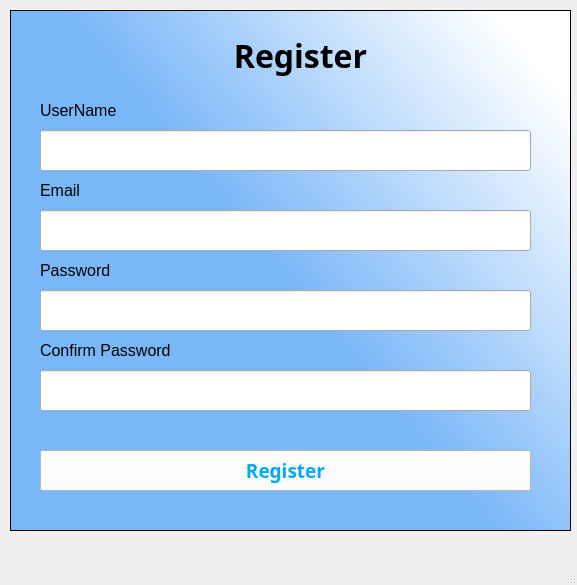
<?xml version="1.0" encoding="UTF-8"?>
<ui version="4.0">
 <class>MainWindow</class>
 <widget class="QMainWindow" name="MainWindow">
  <property name="geometry">
   <rect>
    <x>0</x>
    <y>0</y>
    <width>577</width>
    <height>585</height>
   </rect>
  </property>
  <property name="windowTitle">
   <string>MainWindow</string>
  </property>
  <widget class="QWidget" name="centralwidget">
   <widget class="QTableWidget" name="tableWidget">
    <property name="geometry">
     <rect>
      <x>10</x>
      <y>10</y>
      <width>561</width>
      <height>521</height>
     </rect>
    </property>
    <property name="styleSheet">
     <string notr="true">background-color: qlineargradient(spread:pad, x1:0.502488, y1:0.528, x2:1, y2:0.148, stop:0 rgba(116, 180, 249, 242), stop:0.970149 rgba(255, 255, 255, 255));

</string>
    </property>
   </widget>
   <widget class="QLabel" name="label">
    <property name="geometry">
     <rect>
      <x>180</x>
      <y>30</y>
      <width>241</width>
      <height>51</height>
     </rect>
    </property>
    <property name="font">
     <font>
      <family>Script MT Bold</family>
      <pointsize>24</pointsize>
      <weight>75</weight>
      <bold>true</bold>
     </font>
    </property>
    <property name="text">
     <string>&lt;html&gt;&lt;head/&gt;&lt;body&gt;&lt;p align=&quot;center&quot;&gt;Register&lt;/p&gt;&lt;/body&gt;&lt;/html&gt;</string>
    </property>
   </widget>
   <widget class="QPushButton" name="pushButtonRegister">
    <property name="geometry">
     <rect>
      <x>40</x>
      <y>450</y>
      <width>491</width>
      <height>41</height>
     </rect>
    </property>
    <property name="baseSize">
     <size>
      <width>0</width>
      <height>0</height>
     </size>
    </property>
    <property name="font">
     <font>
      <family>Segoe UI Semilight</family>
      <pointsize>14</pointsize>
      <weight>75</weight>
      <italic>false</italic>
      <bold>true</bold>
     </font>
    </property>
    <property name="styleSheet">
     <string notr="true">background-color: rgb(255, 255, 255);
color: rgb(0, 170, 255);</string>
    </property>
    <property name="text">
     <string>Register</string>
    </property>
    <property name="icon">
     <iconset>
      <normaloff>images/ic_signin.png</normaloff>images/ic_signin.png</iconset>
    </property>
    <property name="iconSize">
     <size>
      <width>40</width>
      <height>40</height>
     </size>
    </property>
   </widget>
   <widget class="QLabel" name="label_12">
    <property name="geometry">
     <rect>
      <x>40</x>
      <y>90</y>
      <width>141</width>
      <height>41</height>
     </rect>
    </property>
    <property name="font">
     <font>
      <pointsize>12</pointsize>
     </font>
    </property>
    <property name="text">
     <string>UserName</string>
    </property>
   </widget>
   <widget class="QLineEdit" name="lineEditUserName">
    <property name="geometry">
     <rect>
      <x>40</x>
      <y>130</y>
      <width>491</width>
      <height>41</height>
     </rect>
    </property>
    <property name="sizePolicy">
     <sizepolicy hsizetype="Expanding" vsizetype="Fixed">
      <horstretch>0</horstretch>
      <verstretch>0</verstretch>
     </sizepolicy>
    </property>
    <property name="font">
     <font>
      <stylestrategy>PreferDefault</stylestrategy>
     </font>
    </property>
    <property name="focusPolicy">
     <enum>Qt::StrongFocus</enum>
    </property>
    <property name="contextMenuPolicy">
     <enum>Qt::DefaultContextMenu</enum>
    </property>
    <property name="layoutDirection">
     <enum>Qt::LeftToRight</enum>
    </property>
    <property name="styleSheet">
     <string notr="true">color: rgb(0, 0, 0);</string>
    </property>
   </widget>
   <widget class="QLabel" name="label_19">
    <property name="geometry">
     <rect>
      <x>40</x>
      <y>250</y>
      <width>121</width>
      <height>41</height>
     </rect>
    </property>
    <property name="font">
     <font>
      <pointsize>12</pointsize>
     </font>
    </property>
    <property name="text">
     <string>Password</string>
    </property>
   </widget>
   <widget class="QLineEdit" name="lineEditPassword">
    <property name="geometry">
     <rect>
      <x>40</x>
      <y>290</y>
      <width>491</width>
      <height>41</height>
     </rect>
    </property>
    <property name="focusPolicy">
     <enum>Qt::StrongFocus</enum>
    </property>
    <property name="echoMode">
     <enum>QLineEdit::Password</enum>
    </property>
   </widget>
   <widget class="QLabel" name="label_13">
    <property name="geometry">
     <rect>
      <x>40</x>
      <y>170</y>
      <width>141</width>
      <height>41</height>
     </rect>
    </property>
    <property name="font">
     <font>
      <pointsize>12</pointsize>
     </font>
    </property>
    <property name="text">
     <string>Email</string>
    </property>
   </widget>
   <widget class="QLineEdit" name="lineEditEmail">
    <property name="geometry">
     <rect>
      <x>40</x>
      <y>210</y>
      <width>491</width>
      <height>41</height>
     </rect>
    </property>
    <property name="styleSheet">
     <string notr="true">color: rgb(0, 0, 0);</string>
    </property>
    <property name="cursorPosition">
     <number>0</number>
    </property>
   </widget>
   <widget class="QLabel" name="label_20">
    <property name="geometry">
     <rect>
      <x>40</x>
      <y>330</y>
      <width>181</width>
      <height>41</height>
     </rect>
    </property>
    <property name="font">
     <font>
      <pointsize>12</pointsize>
     </font>
    </property>
    <property name="styleSheet">
     <string notr="true"/>
    </property>
    <property name="text">
     <string>Confirm Password</string>
    </property>
   </widget>
   <widget class="QLineEdit" name="lineEditConfirmPassword">
    <property name="geometry">
     <rect>
      <x>40</x>
      <y>370</y>
      <width>491</width>
      <height>41</height>
     </rect>
    </property>
    <property name="focusPolicy">
     <enum>Qt::StrongFocus</enum>
    </property>
    <property name="echoMode">
     <enum>QLineEdit::Password</enum>
    </property>
   </widget>
   <widget class="QLabel" name="labelExit">
    <property name="geometry">
     <rect>
      <x>20</x>
      <y>20</y>
      <width>31</width>
      <height>31</height>
     </rect>
    </property>
    <property name="focusPolicy">
     <enum>Qt::StrongFocus</enum>
    </property>
    <property name="text">
     <string/>
    </property>
    <property name="pixmap">
     <pixmap>images/ic_exit.png</pixmap>
    </property>
    <property name="scaledContents">
     <bool>true</bool>
    </property>
   </widget>
  </widget>
  <widget class="QMenuBar" name="menubar">
   <property name="geometry">
    <rect>
     <x>0</x>
     <y>0</y>
     <width>577</width>
     <height>26</height>
    </rect>
   </property>
  </widget>
  <widget class="QStatusBar" name="statusbar"/>
 </widget>
 <resources/>
 <connections/>
</ui>
